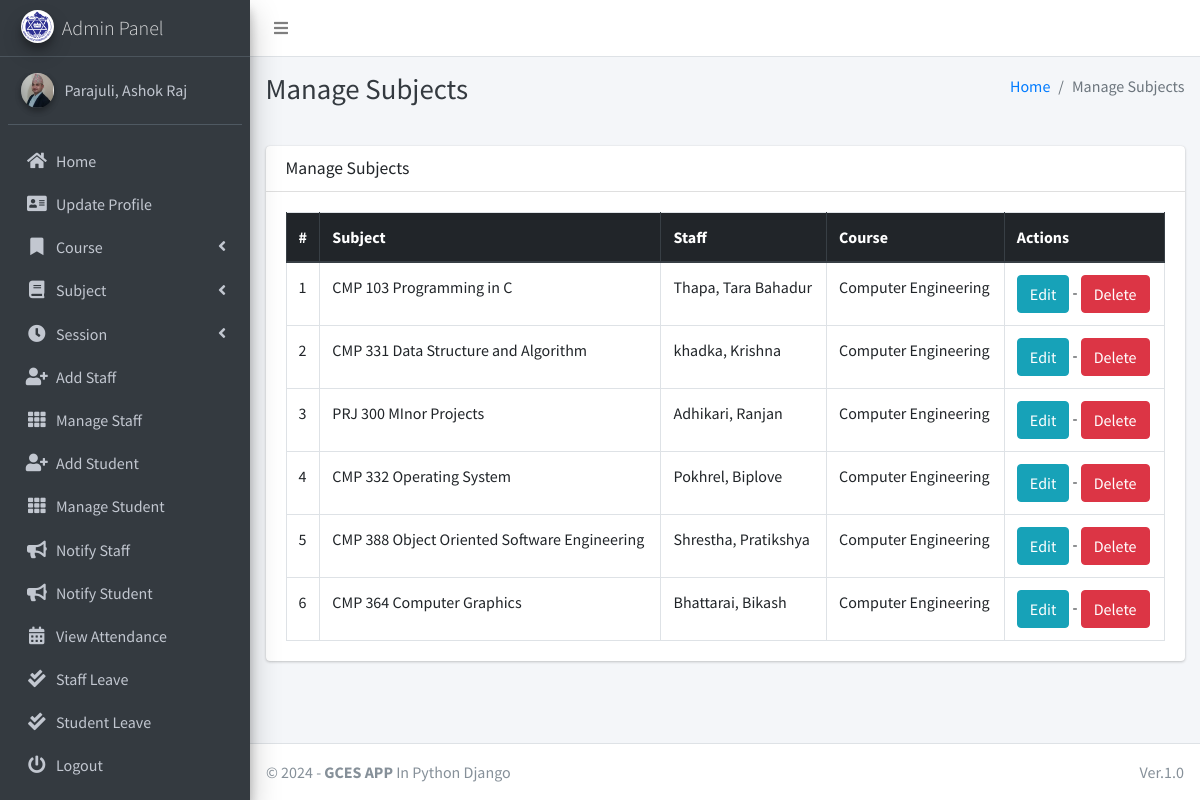
The page /subject/manage/ (signed in) on the database as committed earlier.
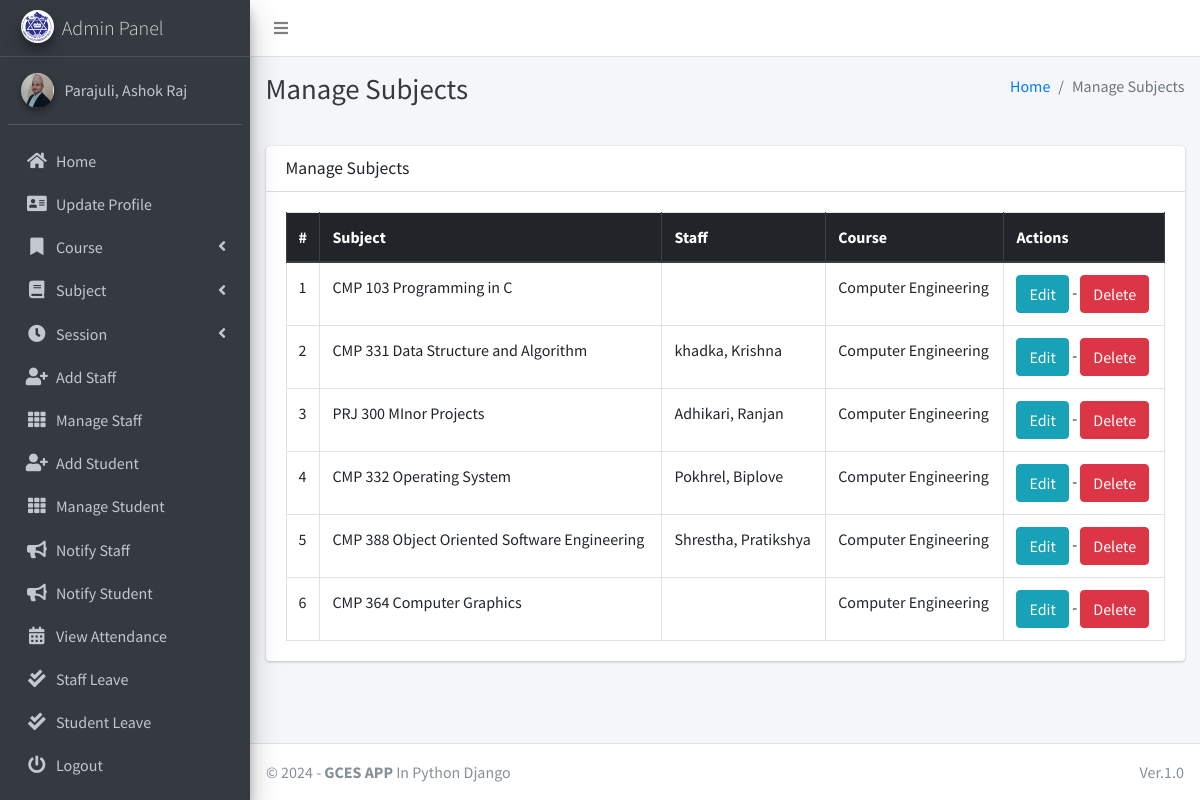
The same page on the database as committed later.
### main_app/models.py (models this page shows, shortened)
class Subject(models.Model):
    name = models.CharField(max_length=120)
    staff = models.ForeignKey(Staff, on_delete=models.SET_NULL, null=True)  # Nullify staff instead of deleting
    course = models.ForeignKey(Course, on_delete=models.PROTECT)  # Prevent course deletion if subjects exist
    updated_at = models.DateTimeField(auto_now=True)
    created_at = models.DateTimeField(auto_now_add=True)

class Staff(models.Model):
    course = models.ForeignKey(Course, on_delete=models.PROTECT, null=True, blank=False)  # Prevent course deletion if referenced by staff
    admin = models.OneToOneField(CustomUser, on_delete=models.CASCADE)  # CustomUser can be deleted with the staff

class CustomUser(AbstractUser):
    USER_TYPE = ((1, "HOD"), (2, "Staff"), (3, "Student"))
    GENDER = [("M", "Male"), ("F", "Female")]
    username = None  # Removed username, using email instead
    email = models.EmailField(unique=True)
    user_type = models.CharField(default=1, choices=USER_TYPE, max_length=1)
    gender = models.CharField(max_length=1, choices=GENDER)
    profile_pic = models.ImageField()
    address = models.TextField()
    fcm_token = models.TextField(default="")  # For firebase notifications
    created_at = models.DateTimeField(auto_now_add=True)
    updated_at = models.DateTimeField(auto_now=True)
    USERNAME_FIELD = "email"
    REQUIRED_FIELDS = []
    objects = CustomUserManager()
    def __str__(self):
        return self.last_name + ", " + self.first_name

class Course(models.Model):
    name = models.CharField(max_length=120)
    created_at = models.DateTimeField(auto_now_add=True)
    updated_at = models.DateTimeField(auto_now=True)

### main_app/hod_views.py (the view)
# urls.py: path("subject/manage/", hod_views.manage_subject, name='manage_subject'),
def manage_subject(request):
    subjects = Subject.objects.all()
    context = {
        'subjects': subjects,
        'page_title': 'Manage Subjects'
    }
    return render(request, "hod_template/manage_subject.html", context)

### main_app/templates/hod_template/manage_subject.html
{% extends 'main_app/base.html' %}
{% load static %}
{% block page_title %}{{page_title}}{% endblock page_title %}
{% block content %}
<section class="content">
    <div class="container-fluid">
        <div class="row">
            <div class="col-md-12">
                <div class="card">
                    <div class="card-header">
                        <h3 class="card-title">{{page_title}}</h3>
                    </div>
                    <div class="card-body">
                        <table id="example2" class="table table-bordered table-hover">
                            <thead class="thead-dark">
                                <tr>
                                    <th>#</th>
                                    <th>Subject</th>
                                    <th>Staff</th>
                                    <th>Course</th>
                                    <th>Actions</th>
                                </tr>
                            </thead>
                            <tbody>
                                {% for subject in subjects %}
                                <tr>
                                    <td>{{ forloop.counter }}</td>
                                    <td>{{subject.name}}</td>
                                    <td>{{subject.staff.admin}}</td>
                                    <td>{{subject.course.name}}</td>
                                    <td>
                                        <a href="{% url 'edit_subject' subject.id %}" class="btn btn-info">Edit</a> -
                                        <a href="{% url 'delete_subject' subject.id %}" onclick="return confirm('Are you sure you want to delete this ?')" class="btn btn-danger">Delete</a>
                                    </td>
                                </tr>
                                {% endfor %}
                            </tbody>
                        </table>
                    </div>
                </div>
            </div>
        </div>
    </div>
</section>
{% endblock content %}

Rows that differ between the two databases and show on the page:
changed Subject "CMP 103 Programming in C": staff.admin "Thapa, Tara Bahadur" → (not shown)
changed Subject "CMP 364 Computer Graphics": staff.admin "Bhattarai, Bikash" → (not shown)
